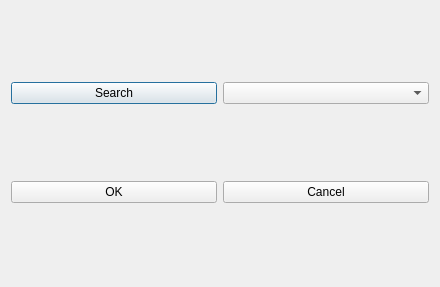
<?xml version="1.0" encoding="UTF-8"?>
<ui version="4.0">
 <class>ConnectionDialog</class>
 <widget class="QDialog" name="ConnectionDialog">
  <property name="geometry">
   <rect>
    <x>0</x>
    <y>0</y>
    <width>440</width>
    <height>287</height>
   </rect>
  </property>
  <property name="windowTitle">
   <string>Connection</string>
  </property>
  <layout class="QVBoxLayout" name="verticalLayout">
   <item>
    <layout class="QHBoxLayout" name="horizontalLayout">
     <item>
      <widget class="QPushButton" name="pushButton">
       <property name="text">
        <string>Search</string>
       </property>
      </widget>
     </item>
     <item>
      <widget class="QComboBox" name="comboBox">
       <property name="enabled">
        <bool>true</bool>
       </property>
      </widget>
     </item>
    </layout>
   </item>
   <item>
    <layout class="QHBoxLayout" name="horizontalLayout_2">
     <item>
      <widget class="QPushButton" name="pushButtonOk">
       <property name="text">
        <string>OK</string>
       </property>
      </widget>
     </item>
     <item>
      <widget class="QPushButton" name="pushButtonCancel">
       <property name="text">
        <string>Cancel</string>
       </property>
      </widget>
     </item>
    </layout>
   </item>
  </layout>
 </widget>
 <tabstops>
  <tabstop>pushButtonCancel</tabstop>
  <tabstop>pushButtonOk</tabstop>
 </tabstops>
 <resources/>
 <connections/>
</ui>
